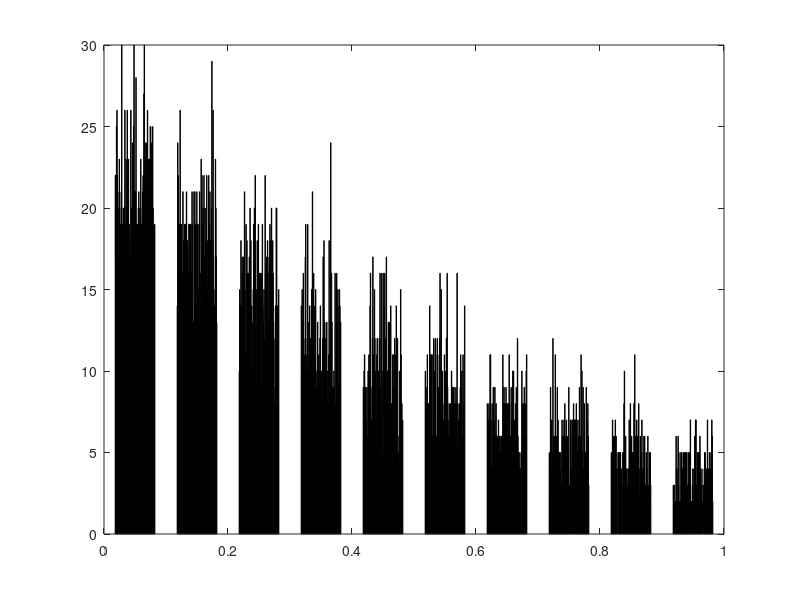

The MATLAB source for this figure: (Note: this script raises an error after producing the figure.)
for i=1:100
       for j=1:100
        while true     
            a=randn(1);
            b=randn(1);
            c=sqrt(a^2+b^2)/2;
            if c<1
                break
            end 
        end
        z(i,j)=c;
    end
end
sq=z.^2;
hist(sq);
histogram(sq,10)
